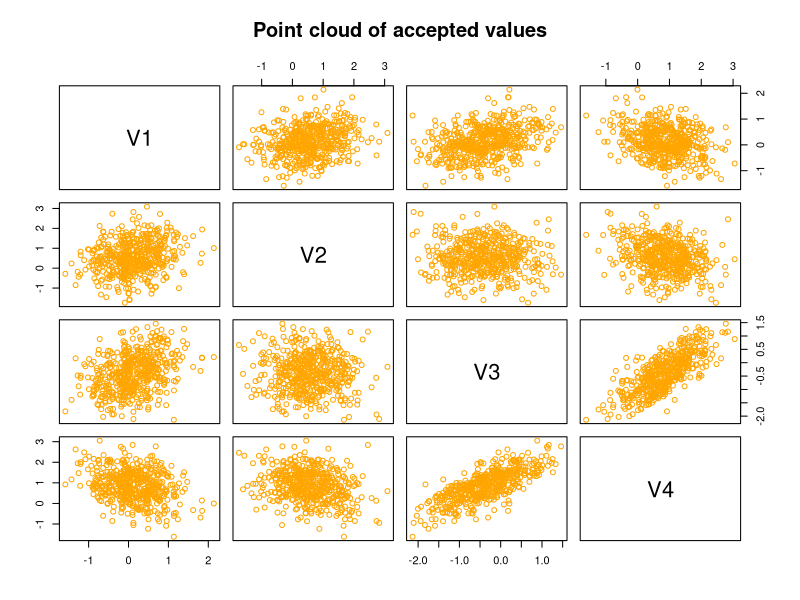

Source code (R):
library("mvtnorm")

dimensions = 4
num_samples = 1000
burn_in_threshold = 500

# Create a multivariate normal distribution f with some parameters
f_means = runif(dimensions)
f_cov = diag(dimensions)
f = function (x) {
	return (dmvnorm(x, f_means, f_cov))
}

# Create a multivariate normal proposal distribution
means = runif(dimensions)
covariance_matrix = diag(dimensions)
# Initialize previous with a random value
previous = rmvnorm(1, mean = means, sigma = covariance_matrix)
# Create an empty data frame to store the accepted values in
df = data.frame(matrix(ncol = dimensions, nrow = 0))

# Iterate till we have data points equal to the number of samples needed
for(i in 1 : num_samples + burn_in_threshold){
	# Continue this iteration till we accept a value from the proposal distribution
	while(TRUE) {
		# Generate a random value from proposal distribution
		current = rmvnorm(1, mean = means, sigma = covariance_matrix)
		# Calculate alpha using the current and previous values
		numerator = f(current) * dmvnorm(previous, means, covariance_matrix) 
		denominator = f(previous) * dmvnorm(current, means, covariance_matrix) 
		alpha = numerator / denominator
		# Check if the current value is feasible
		if (runif(1) < min(alpha, 1)) {
			# Append the current value in data frame
			df = rbind(df, current)
			# Update the means and covariance matrix once we have sufficient accepted values
			if(i > burn_in_threshold + dimensions) {
				covariance_matrix = cov(df)
				means = colMeans(df)
			}
			# Update the value of previous to current if current is feasible
			previous = current
			# Move onto the next iteration
			break
		}
	}
}

# Remove burn-in values from the list of accepted values
df = df[-c(1 : burn_in_threshold), ]

# Print the accepted values
print(head(df, 25))
# Plot a graph of the accepted values
plot(
	df, 
	col="orange",
	main="Point cloud of accepted values"
)
# Estimated means of accepted samples
print(colMeans(df))
# Original means used for f
print(f_means)
# Estimated covariance matrix of accepted samples
print(cov(df))
# Original covariance matrix used for f
print(f_cov)
